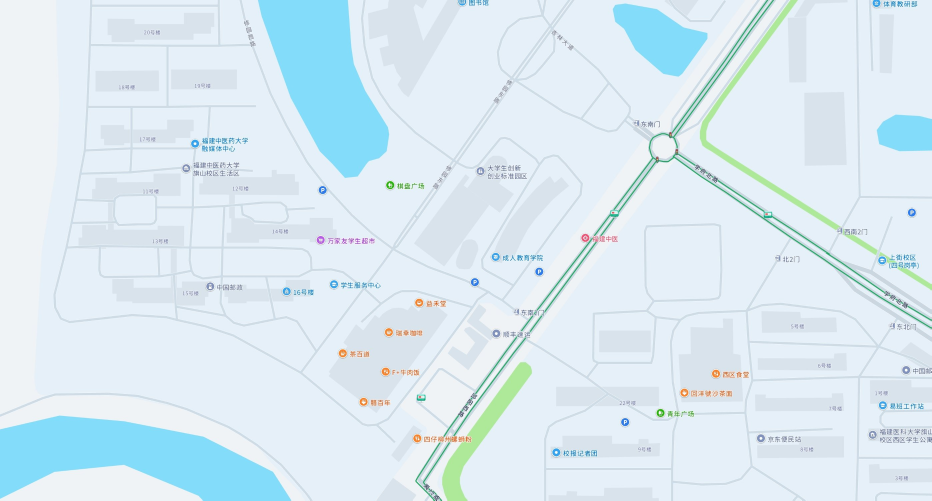
#> input picture _audit/campus_map_20261113/_data/amap/amap_west.jpg, 2794 x 1501 px, found by its file name (shown at 1/3 size)
$ python westlabels.py
#> lines starting #> are read from the running program, lines starting #| are printed output that depends on the picture
import cv2, numpy as np, os
BASE = r"C:\Users\Ko_Li\.openclaw\workspace\web\_audit\campus_map_20261113\_data\amap"
WORK = os.path.join(BASE,"_work")
w=cv2.imread(os.path.join(BASE,"amap_west.jpg"))
#> w is the input picture: shape (1501, 2794, 3); mean B, G, R 243.1, 234.6, 218.5
def crop(x0,y0,x1,y1,scale):
#> called with x0 = 1750, y0 = 250, x1 = 2250, y1 = 650, scale = 2
    c=w[y0:y1,x0:x1].copy()
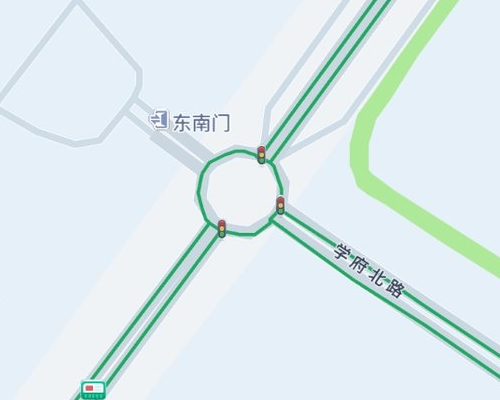
#> c: shape (400, 500, 3); mean B, G, R 238.2, 235.2, 221.3
    return cv2.resize(c,None,fx=scale,fy=scale,interpolation=cv2.INTER_CUBIC)
tiles=[
 ("W1_round", crop(1750,250,2250,650,2.0)),
 ("W2_se",    crop(2200,600,2794,1100,1.7)),
 ("W3_sw",    crop(1200,900,1900,1501,1.4)),
]
#> call 2 of crop, with x0 = 2200, y0 = 600, x1 = 2794, y1 = 1100, scale = 1.7
#> in crop (call 2), `c=w[y0:y1,x0:x1].copy()`:
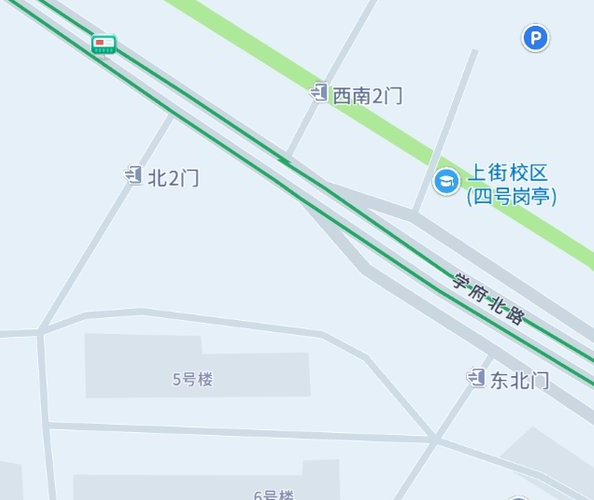
#> c: shape (500, 594, 3); mean B, G, R 240, 234, 220.3
#> call 3 of crop, with x0 = 1200, y0 = 900, x1 = 1900, y1 = 1501, scale = 1.4
#> in crop (call 3), `c=w[y0:y1,x0:x1].copy()`:
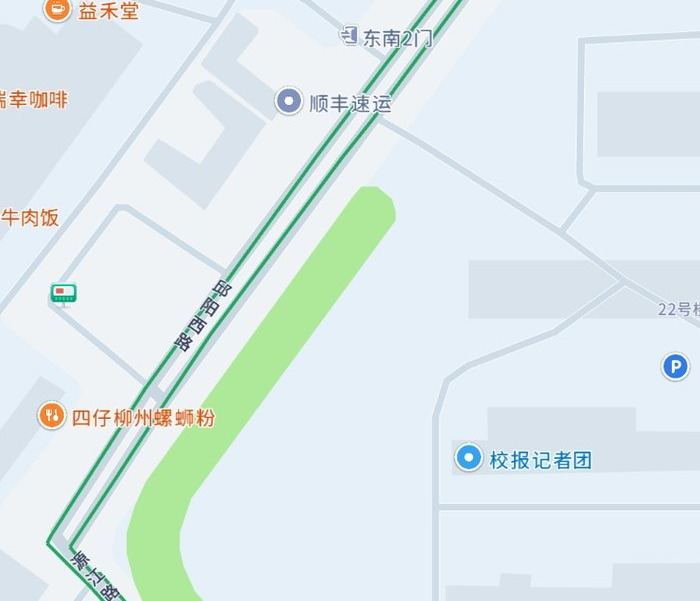
#> c: shape (601, 700, 3); mean B, G, R 235.7, 234.1, 221.7
for name,t in tiles:
    cv2.putText(t,name,(8,26),cv2.FONT_HERSHEY_SIMPLEX,0.8,(0,0,255),2,cv2.LINE_AA)
    cv2.imwrite(os.path.join(WORK,name+".png"),t,[cv2.IMWRITE_PNG_COMPRESSION,6]); print(name,t.shape)
#> this loop made 3 passes
#> name on passes 1 to 3: 'W1_round', 'W2_se', 'W3_sw'
#| W1_round (800, 1000, 3)
#| W2_se (850, 1010, 3)
#| W3_sw (841, 980, 3)
#> pass 1, `cv2.imwrite(os.path.join(WORK, name + '.png'), t, [cv2.IMWRITE_PNG_COM`:
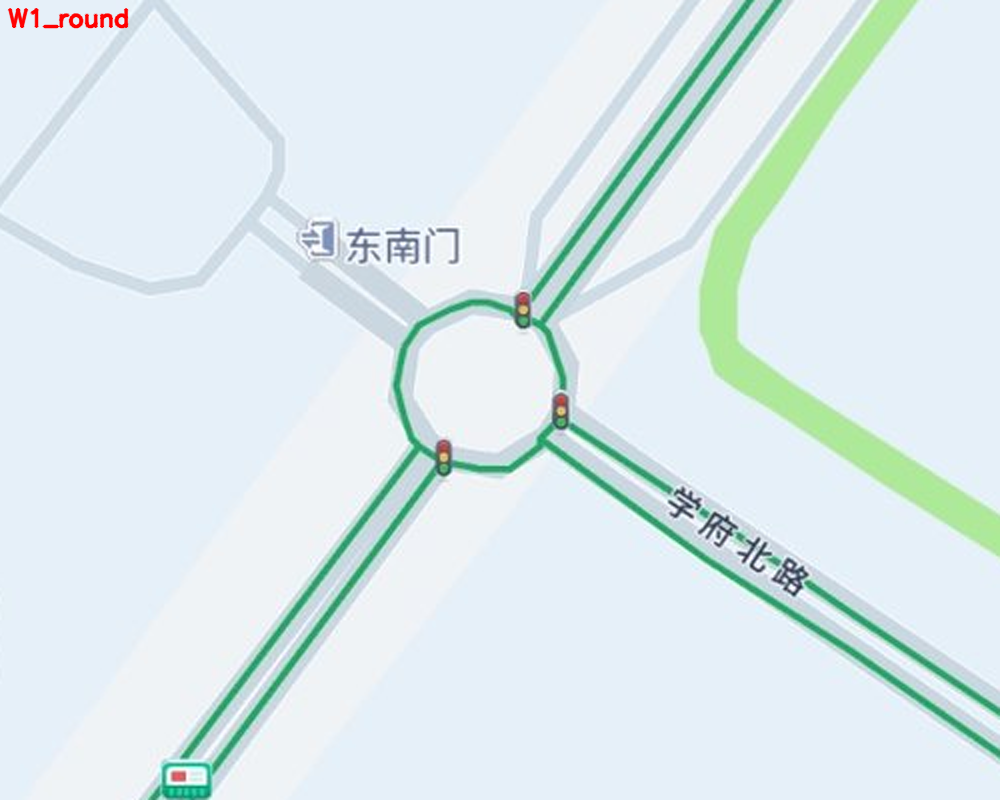
#> saved as W1_round.png: shape (800, 1000, 3); mean B, G, R 237.9, 234.9, 221.4

$ run again, with _audit/campus_map_20261113/_data/amap/amap_north.jpg copied over _audit/campus_map_20261113/_data/amap/amap_west.jpg
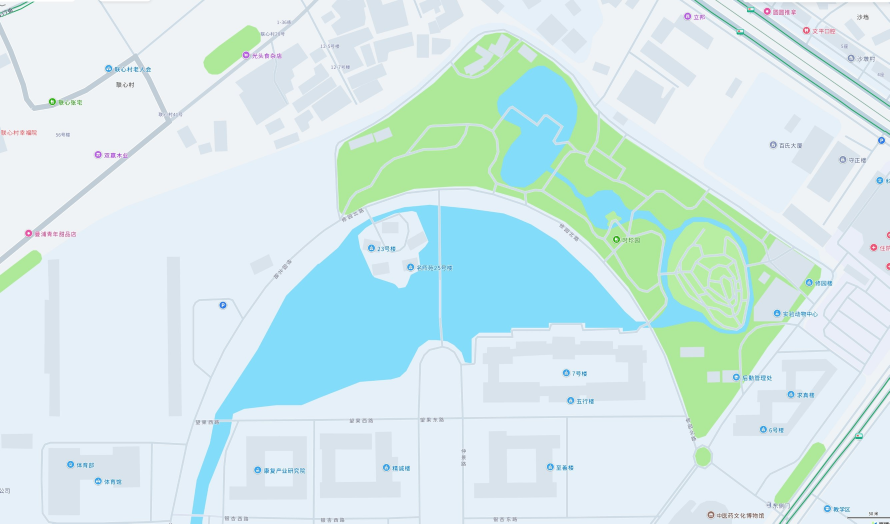
#> input picture _audit/campus_map_20261113/_data/amap/amap_north.jpg, 2669 x 1571 px, found by its file name (shown at 1/3 size)
#> w is the input picture: shape (1571, 2669, 3); mean B, G, R 234.9, 234, 211
#> c: shape (500, 469, 3)
#> c: shape (601, 700, 3)
#> the loop `for name,t in tiles:` made 3 passes
#> name on passes 1 to 3: 'W1_round', 'W2_se', 'W3_sw'
#> (printed output is left out)
#> pass 1, `cv2.imwrite(os.path.join(WORK, name + '.png'), t, [cv2.IMWRITE_PNG_COM`:
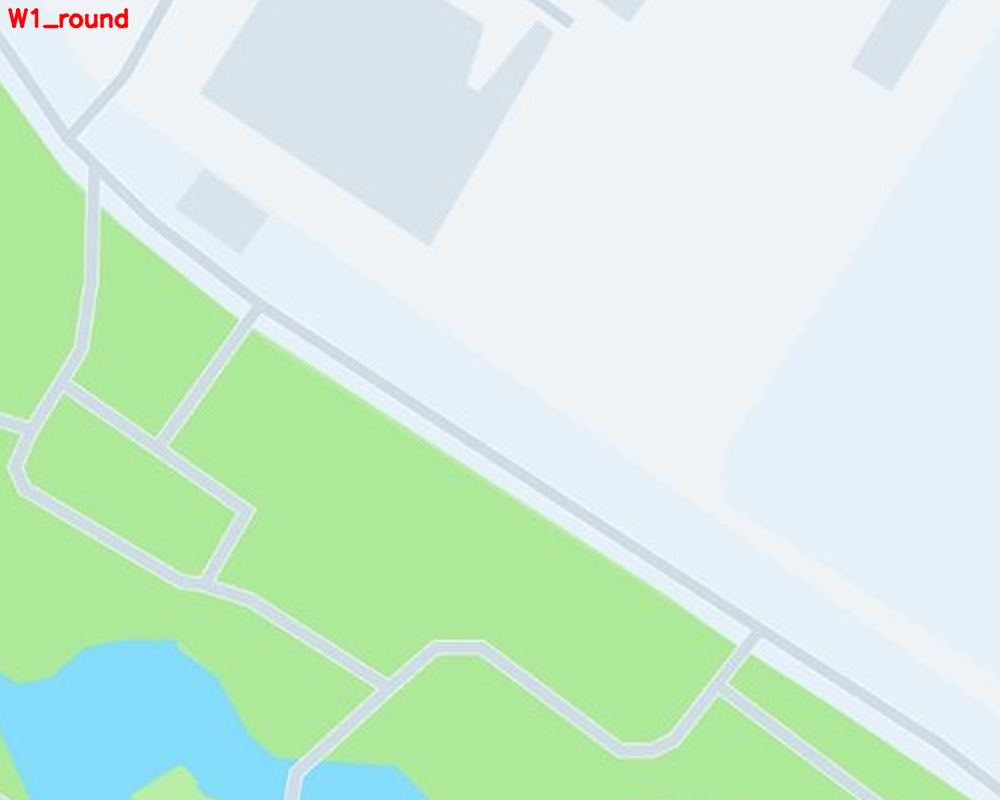
#> saved as W1_round.png: shape (800, 1000, 3); mean B, G, R 215.9, 235.5, 208.2
#> pass 2, `cv2.imwrite(os.path.join(WORK, name + '.png'), t, [cv2.IMWRITE_PNG_COM`:
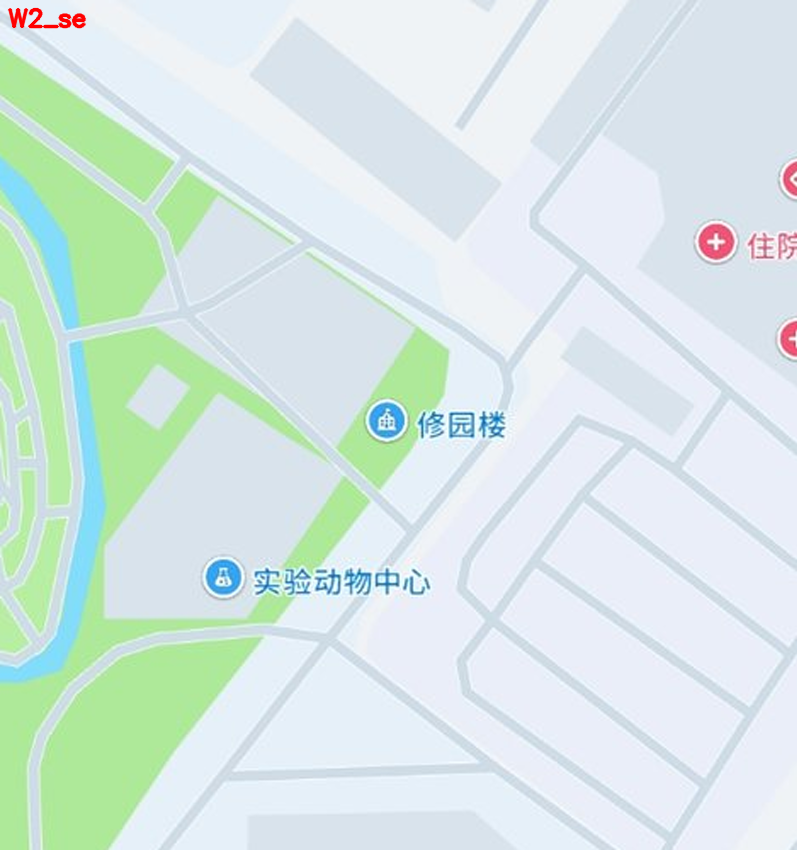
#> saved as W2_se.png: shape (850, 797, 3); mean B, G, R 227.9, 232.3, 215.1

$ run again, with _audit/campus_map_20261113/_data/amap/amap_south.jpg copied over _audit/campus_map_20261113/_data/amap/amap_west.jpg
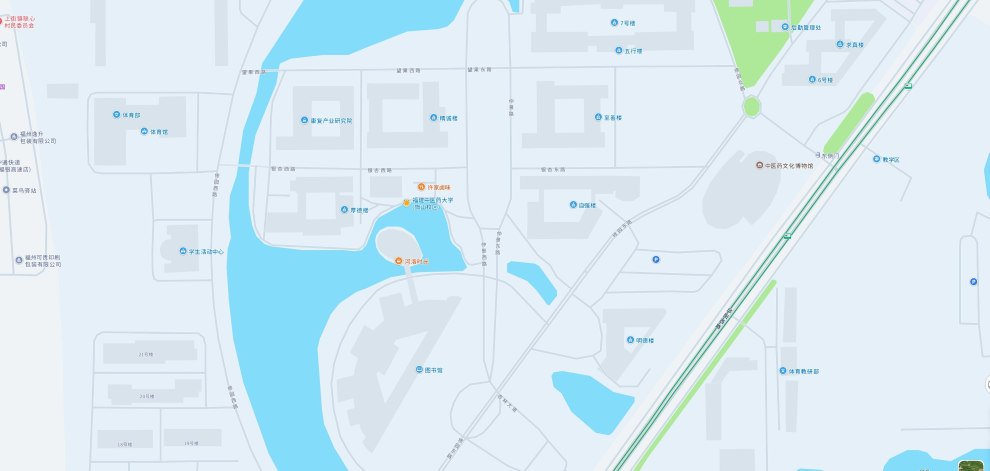
#> input picture _audit/campus_map_20261113/_data/amap/amap_south.jpg, 2968 x 1412 px, found by its file name (shown at 1/3 size)
#> w is the input picture: shape (1412, 2968, 3); mean B, G, R 243.9, 234.9, 217
#> c: shape (500, 594, 3)
#> in crop (call 3), `c=w[y0:y1,x0:x1].copy()`:
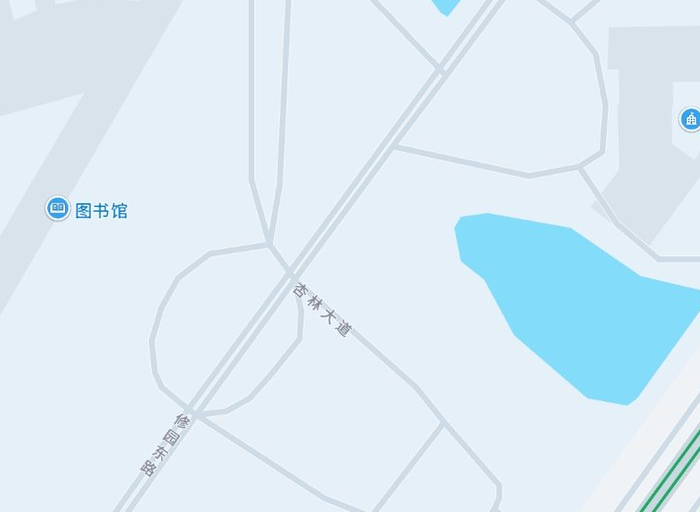
#> c: shape (512, 700, 3); mean B, G, R 245.9, 235.5, 219.3
#> the loop `for name,t in tiles:` made 3 passes
#> name on passes 1 to 3: 'W1_round', 'W2_se', 'W3_sw'
#> (printed output is left out)
#> pass 1, `cv2.imwrite(os.path.join(WORK, name + '.png'), t, [cv2.IMWRITE_PNG_COM`:
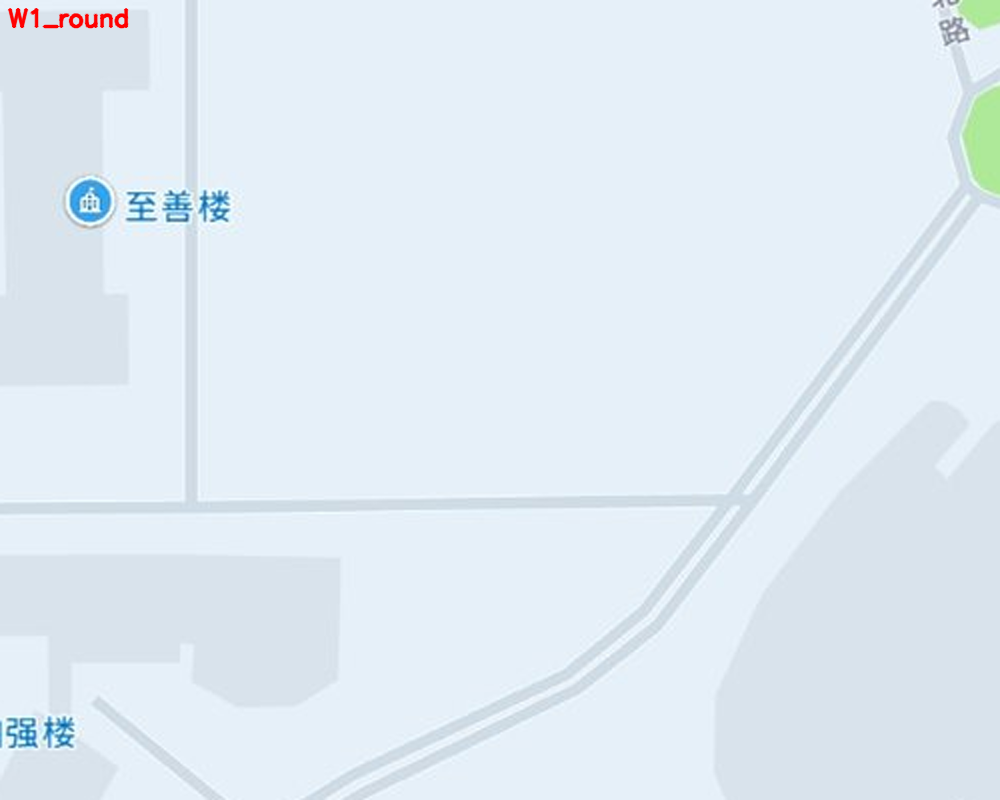
#> saved as W1_round.png: shape (800, 1000, 3); mean B, G, R 244.1, 235.5, 225
